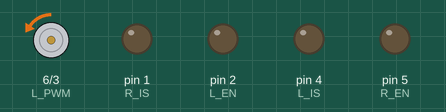
A sketch run on a simulated Arduino Uno, built with avr-gcc and run on an emulated ATmega328P. Shown: motor-driver pin pairs drawn as motors (green arrow = first pin HIGH = forward, orange = second pin HIGH = backward, longer = more drive), output pins drawn as LEDs (lit = HIGH).

Above: at 0.15 s.
At 9.37 s:
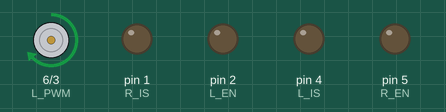
At 22.0 s:
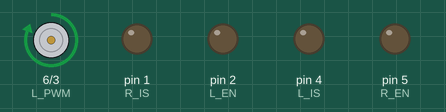
At 38.9 s:
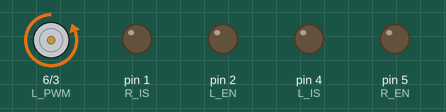
Timing chart, 0 to 40.0 s (numbered marks = the images above):
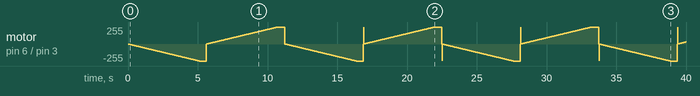

The sketch:

sketch_jun14a.ino
```cpp
#include <Arduino.h>

// program untuk menggerakan motor dc
int R_IS = 1; //cw
int L_EN = 2; //ccw
int R_PWM = 3;
int L_IS = 4;
int R_EN = 5;
int L_PWM = 6;

void setup() {
  // pengaturan pin sebagai output
  pinMode(R_IS, OUTPUT);
  pinMode(R_EN,OUTPUT);
  pinMode(R_PWM, OUTPUT);
  pinMode(L_IS, OUTPUT);
  pinMode (L_EN,OUTPUT);
  pinMode(L_PWM,OUTPUT);
  digitalWrite(R_IS,LOW);
  digitalWrite(L_IS,LOW);
  digitalWrite(R_EN, LOW);
  digitalWrite(R_IS,LOW);
}

void loop() {
  int i;
  for(i = 0; i <= 255; i++){ //cw
    analogWrite(R_PWM,i);
    analogWrite(L_PWM,0);
    delay(20);
  }
  delay (500);
  for(i = 0; i <= 255; i++){//ccw
    analogWrite(R_PWM,0);
    analogWrite(L_PWM,i);
    delay(20);
  }
  delay(500);
}
```
